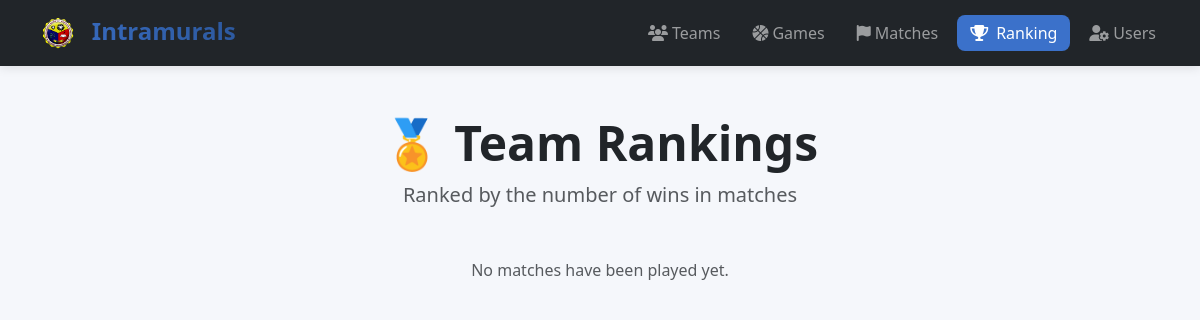
Page /matches/ranking (signed in) on the earlier database version.
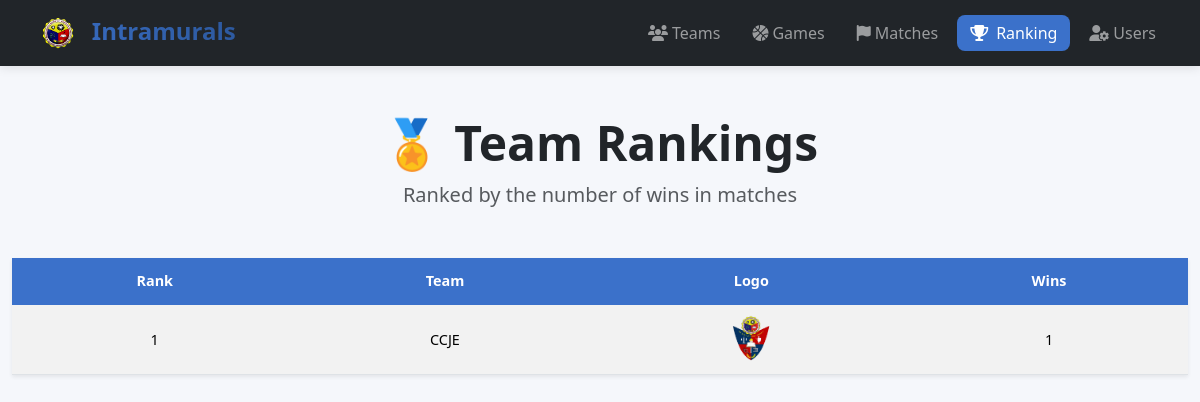
Same page on the later database version.
### models.py (models this page shows)
class Participant(db.Model):
    __tablename__ = "participants"
    id = db.Column(db.Integer, primary_key=True)
    team_name = db.Column(db.String(100), nullable=False)
    team_category = db.Column(db.String(50), nullable=False)
    team_logo = db.Column(db.String(255), nullable=True)  # nullable true ✅

### routes/matches.py (the view)
@matches_bp.route("/ranking")
def ranking():
    rankings = (
        db.session.query(
            Participant.id,
            Participant.team_name,
            Participant.team_logo,
            func.count(Match.id).label("wins")
        )
        .join(Match, Match.winner == Participant.id)
        .group_by(Participant.id)
        .order_by(func.count(Match.id).desc())
        .all()
    )
    return render_template("ranking.html", rankings=rankings)

### app.py (called while the page is built)
def protect_blueprint(bp, exclude=[]):
    @bp.before_request
    def require_login():
        if request.endpoint in exclude:
            return
        if "user_id" not in session:
            flash("Please log in first.", "warning")
            return redirect(url_for("users.login"))

### templates/ranking.html
{% extends "base.html" %}
{% block content %}
<div class="text-center my-5">
  <h1 class="display-5 fw-bold">🏅 Team Rankings</h1>
  <p class="lead text-muted">Ranked by the number of wins in matches</p>
</div>
{% if rankings %}
<table class="table table-striped table-hover shadow-sm align-middle text-center">
  <thead class="table-primary">
    <tr>
      <th>Rank</th>
      <th>Team</th>
      <th>Logo</th>
      <th>Wins</th>
    </tr>
  </thead>
  <tbody>
    {% for team in rankings %}
    <tr>
      <td>{{ loop.index }}</td>
      <td>{{ team.team_name }}</td>
      <td>
        <img src="{{ url_for('static', filename='uploads/logos/' ~ team.team_logo) }}"
             alt="{{ team.team_name }}"
             class="rounded-circle"
             style="height:50px; width:50px; object-fit:cover;">
      </td>
      <td>{{ team.wins }}</td>
    </tr>
    {% endfor %}
  </tbody>
</table>
{% else %}
<p class="text-center mt-5 text-muted">No matches have been played yet.</p>
{% endif %}
{% endblock %}

### templates/base.html (shortened to what this page needs)
<!DOCTYPE html>
<html lang="en">
	<head>
		<link href="https://cdn.jsdelivr.net/npm/bootstrap@5.3.2/dist/css/bootstrap.min.css" rel="stylesheet" />
		<link rel="stylesheet" href="https://cdnjs.cloudflare.com/ajax/libs/font-awesome/6.4.0/css/all.min.css" />
	</head>
	<body>
		<nav class="navbar navbar-expand-lg navbar-dark bg-dark">
			<div class="container">
				<a class="navbar-brand fw-bold" href="{{ url_for('index') }}">
					<img src="{{ url_for('static', filename='moist.png') }}" alt="Logo" width="40" height="40" class="me-2" />
					Intramurals
				</a>
				<div class="collapse navbar-collapse" id="navbarNav">
					<ul class="navbar-nav ms-auto text-center">
						<li class="nav-item">
							<a class="nav-link {% if request.endpoint == 'participants.list_participants' %}active{% endif %}" href="{{ url_for('participants.list_participants') }}">
								<i class="fas fa-users me-1"></i>Teams
							</a>
						</li>
						<li class="nav-item">
							<a class="nav-link {% if request.endpoint == 'games.list_games' %}active{% endif %}" href="{{ url_for('games.list_games') }}">
								<i class="fas fa-basketball-ball me-1"></i>Games
							</a>
						</li>
						<li class="nav-item">
							<a class="nav-link {% if request.endpoint == 'matches.list_matches' %}active{% endif %}" href="{{ url_for('matches.list_matches') }}">
								<i class="fas fa-flag me-1"></i>Matches
							</a>
						</li>
						<li class="nav-item">
							<a class="nav-link {% if request.endpoint == 'matches.ranking' %}active{% endif %}" href="{{ url_for('matches.ranking') }}">
								<i class="fas fa-trophy me-2"></i>Ranking
							</a>
						</li>
						<li class="nav-item">
							<a class="nav-link {% if request.endpoint == 'users.list_users' %}active{% endif %}" href="{{ url_for('users.list_users') }}">
								<i class="fas fa-user-cog me-1"></i>Users
							</a>
						</li>
					</ul>
				</div>
			</div>
		</nav>
		<main class="container my-4">{% block content %}{% endblock %}</main>
	</body>
</html>

### templates/base.html (style rules this page uses)
:root { --primary-color: #3b71ca; --secondary-color: #f8f9fa; --accent-color: #dc3545; --dark-color: #212529; --light-color: #f8f9fa; --success-color: #14a44d; --border-radius: 8px; }
body { background-color: #f5f7fb; font-family: "Segoe UI", Tahoma, Geneva, Verdana, sans-serif; }
.navbar { box-shadow: 0 2px 10px rgba(0, 0, 0, 0.1); padding: 0.5rem 1rem; }
.navbar-brand { font-weight: 700; font-size: 1.5rem; background: linear-gradient(45deg, var(--primary-color), #2b5699); -webkit-background-clip: text; -webkit-text-fill-color: transparent; padding: 0.3rem 0.6rem; border-radius: var(--border-radius); }
.nav-link { font-weight: 500; padding: 0.4rem 0.8rem !important; margin: 0 0.2rem; border-radius: var(--border-radius); transition: all 0.3s ease; text-align: center; }
.nav-link.active { background-color: var(--primary-color); color: white !important; }
.container { max-width: 1200px; }
.table th { background-color: var(--primary-color); color: white; border: none; padding: 0.8rem; font-size: 0.9rem; }
.table td { padding: 0.6rem; vertical-align: middle; font-size: 0.9rem; }

Differences in the rows shown:
now on this page (row edited): Participant: team_name "CCJE", team_logo (picture), wins "1"
Other differences:
text no longer shown: "No matches have been played yet."
text now shown: "Rank Team Logo Wins"
